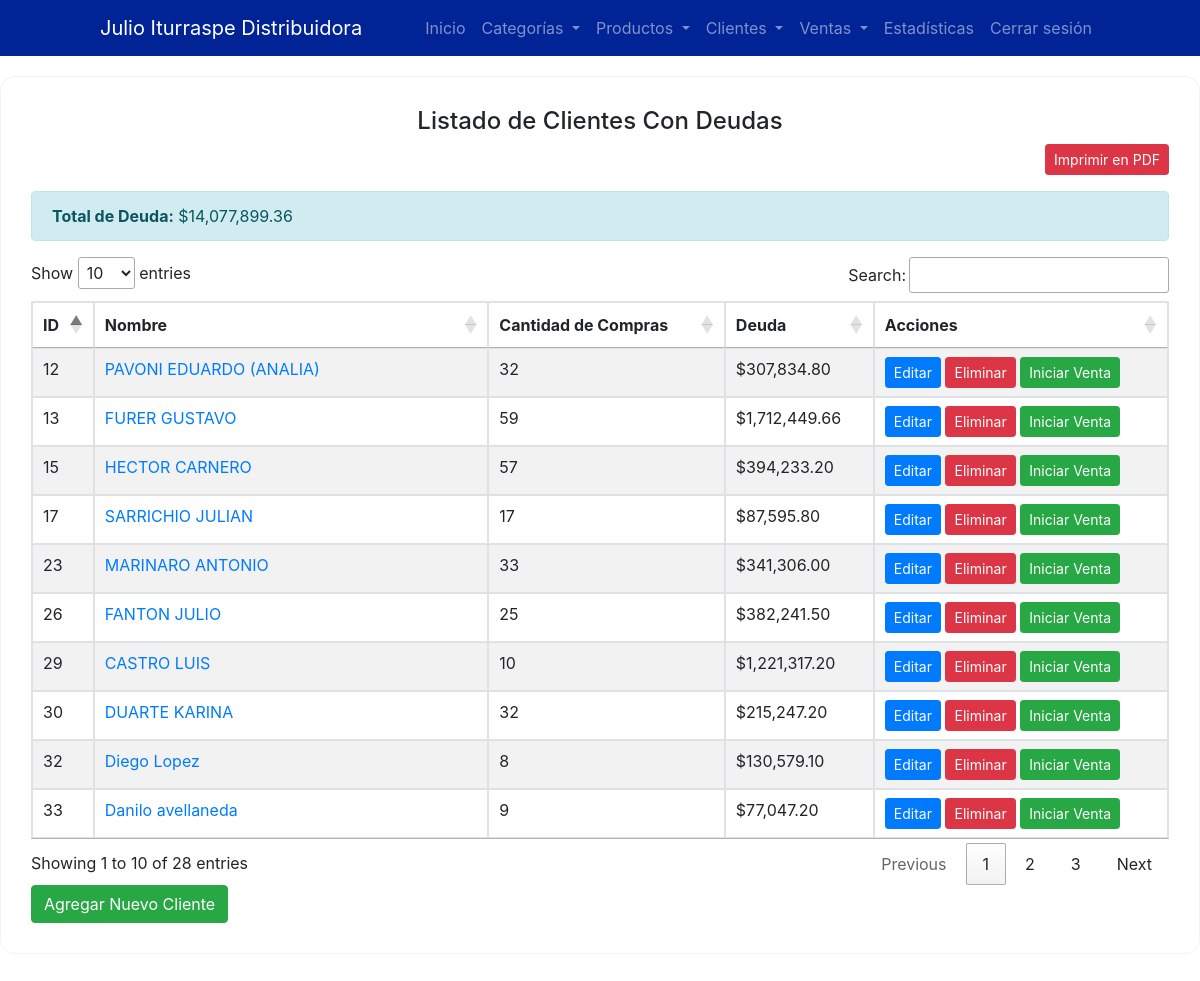
Screenshot of /frontend/pages/clientListDeb.php (signed in) with the database file from the repository.
### tables this page shows
CREATE TABLE `clients` (
  `id` int(11) NOT NULL,
  `name` varchar(100) NOT NULL,
  `phone` varchar(20) DEFAULT NULL,
  `email` varchar(100) DEFAULT NULL,
  `cuit` varchar(20) DEFAULT NULL,
  `address` text,
  `is_active` tinyint(1) DEFAULT '1'
);

### backend/controllers/clientController.php (called while the page is built, shortened)
<?php
require_once __DIR__ . '/../config/database.php';
class ClientController {
    private $conn;
    public function __construct() {
        $database = new Database();
        $this->conn = $database->getConnection();
    }
    public function getClientsWithDebtOnly() {
        $query = "
            SELECT c.id, c.name, c.phone, c.email, c.cuit, c.address,
                   COUNT(s.id) AS purchase_count,
                   COALESCE(SUM(s.total - s.amount_paid), 0) AS debt
            FROM clients c
            LEFT JOIN sales s ON c.id = s.client_id
            WHERE c.is_active = 1  -- Solo clientes activos
            GROUP BY c.id, c.name, c.phone, c.email, c.cuit, c.address
            HAVING debt > 0  -- Filtrar solo clientes con deuda
        ";
        $stmt = $this->conn->prepare($query);
        $stmt->execute();
        return $stmt->fetchAll(PDO::FETCH_ASSOC);
    }
}

### backend/config/database.php (called while the page is built, shortened)
<?php
class Database {
    private $host = "db";
    private $db_name = "distji_s";
    private $username = "distji_s";
    private $password = "J*OqzaQ4fW";
    public function getConnection() {
        $this->conn = null;
        try {
            $this->conn = new PDO("mysql:host=" . $this->host . ";dbname=" . $this->db_name, $this->username, $this->password);
            $this->conn->setAttribute(PDO::ATTR_ERRMODE, PDO::ERRMODE_EXCEPTION);
        } catch(PDOException $exception) {
            echo "Error de conexión: " . $exception->getMessage();
        }
        return $this->conn;
    }
}

### frontend/pages/clientListDeb.php (the view, shortened to what this page needs)
<?php
require_once '../../backend/controllers/clientController.php';
$clientController = new ClientController();
$clients = $clientController->getClientsWithDebtOnly();
$totalDebt = array_reduce($clients, function ($sum, $client) {
    return $sum + $client['debt'];
}, 0);
?>
<!DOCTYPE html>
<html lang="es">
<head>
    <link href="https://stackpath.bootstrapcdn.com/bootstrap/4.5.2/css/bootstrap.min.css" rel="stylesheet">
    <link rel="stylesheet" type="text/css" href="https://cdn.datatables.net/1.11.5/css/jquery.dataTables.min.css">
    <link rel="stylesheet" href="style.css">
</head>
<body>
    <?php include_once '../components/navbar.php'; ?>
    <div class="rounded-container-table">
        <h4 class="text-center">Listado de Clientes Con Deudas</h4>
        <div class="text-right mb-3">
            <button id="printPdfBtn" class="btn btn-danger btn-sm">Imprimir en PDF</button>
        </div>
        <div class="alert alert-info text-left">
            <strong>Total de Deuda:</strong> $<?php echo number_format($totalDebt, 2); ?>
        </div>
        <table class="table table-bordered table-striped mt-3" id="clientTable">
            <thead>
                <tr>
                    <th>ID</th>
                    <th>Nombre</th>
                    <th>Cantidad de Compras</th>
                    <th>Deuda</th>
                    <th>Acciones</th>
                </tr>
            </thead>
            <tbody>
                <?php foreach ($clients as $client): ?>
                    <tr>
                        <td><?php echo $client['id']; ?></td>
                        <td>
                            <a href="clientSales.php?client_id=<?php echo $client['id']; ?>">
                                <?php echo $client['name']; ?>
                            </a>
                        </td>
                        <td><?php echo $client['purchase_count']; ?></td>
                        <td>$<?php echo number_format($client['debt'], 2); ?></td>
                        <td>
                            <button class="btn btn-primary btn-sm" data-toggle="modal" data-target="#editClientModal<?php echo $client['id']; ?>">Editar</button>
                            <a href="../../backend/controllers/deleteClientHandler.php?id=<?php echo $client['id']; ?>" class="btn btn-danger btn-sm" onclick="return confirm('¿Estás seguro de eliminar este cliente?')">Eliminar</a>
                            <a href="sales.php?client_id=<?php echo $client['id']; ?>" class="btn btn-success btn-sm">Iniciar Venta</a>
                        </td>
                    </tr>
                <?php endforeach; ?>
            </tbody>
        </table>
        <a href="addClient.php" class="btn btn-success">Agregar Nuevo Cliente</a>
    </div>
</body>
</html>

### frontend/pages/style.css (style rules this page uses)
.rounded-container-table { background-color: #fff; border-radius: 15px; border: 1px solid #F2F2F2; max-width: 1300px; margin: 20px auto 40px auto; padding: 30px; }

### rows the page displays
clients: id "12", name "PAVONI EDUARDO (ANALIA)", purchase_count "32", debt "307,834.80"
clients: id "13", name "FURER GUSTAVO", purchase_count "59", debt "1,712,449.66"
clients: id "15", name "HECTOR CARNERO", purchase_count "57", debt "394,233.20"
clients: id "17", name "SARRICHIO JULIAN", purchase_count "17", debt "87,595.80"
clients: id "23", name "MARINARO ANTONIO", purchase_count "33", debt "341,306.00"
clients: id "26", name "FANTON JULIO", purchase_count "25", debt "382,241.50"
clients: id "29", name "CASTRO LUIS", purchase_count "10", debt "1,221,317.20"
clients: id "30", name "DUARTE KARINA", purchase_count "32", debt "215,247.20"
clients: id "32", name "Diego Lopez", purchase_count "8", debt "130,579.10"
clients: id "33", name "Danilo avellaneda", purchase_count "9", debt "77,047.20"

### other values shown
$totalDebt "14,077,899.36"
